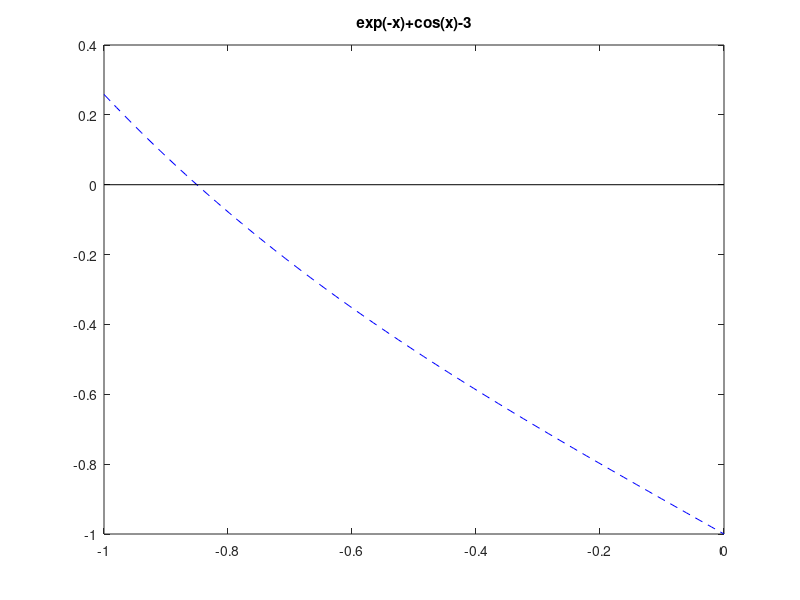

Write the MATLAB code that produced this figure. (Note: this script raises an error after producing the figure.)
exprf = 'exp(-x)+cos(x)-3';  

x0=-1;
x1=0;

toll=1e-8;
nmax=100;

f = inline(exprf);
x=linspace(x0,x1,nmax);
y=f(x);
plot(x,y,'b--');
hold on;
plot([x0 x1],[0 0],'k-');
title(exprf);
hold off;
print('secvarscript-fig1','-dpdf');

[xv,scartiN,iter]=secvar(f,x0,x1,toll,nmax);
if iter == nmax
   % Raggiunto il numero massimo di iterazioni
   fprintf('Raggiunto il numero massimo di iterate \n');
end

disp(' ');
fprintf('Ultima Soluzione = %2.4g \n',xv(end));

fprintf('Ultimo scarto = %2.4e \n',scartiN(end));

fprintf('Numero di iterate %g \n',iter);

figure(2)
n=1:iter;
semilogy(n,abs(scartiN),'g-o');
title('Grafico degli scarti');
print('GraficoScarti','-dpdf');

fileID=fopen("secvarscript-risultati.txt","w");
fprintf(fileID,'Itarezione \t Valore \t Scarto \n');
fprintf(fileID,'\t \t approssimato\t\n');
for i=1:iter
fprintf(fileID,'\n %2.0f \t\t %2.4f \t %2.2e',i,xv(i),scartiN(i));
end
fprintf('\n');
fclose(fileID);

ass=fzero(f,-1);
disp(ass);

